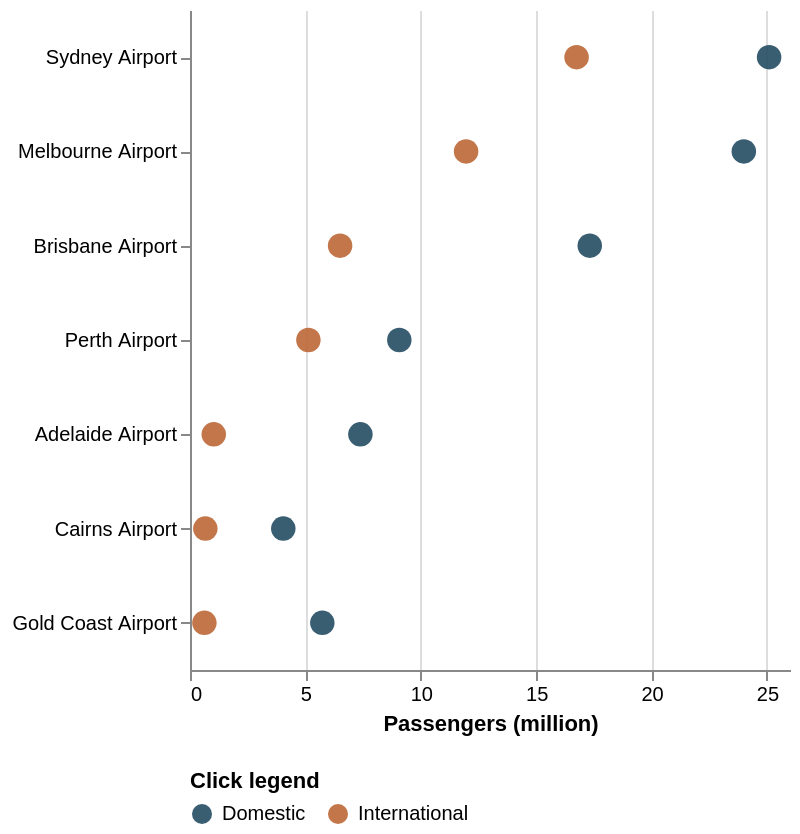

The Vega-Lite source for this figure:
### Vega-Lite specification from a JSON file in a GitHub repository (floating-point values rounded to 4 significant figures)
{"$schema": "https://vega.github.io/schema/vega-lite/v5.json", "description": "Grouped dot chart comparing domestic and international passenger volumes by airport.", "width": "container", "height": 330, "background": "transparent", "data": {"values": [{"airport": "Sydney Airport", "passenger_type": "Domestic", "passengers_million": 25.09}, {"airport": "Sydney Airport", "passenger_type": "International", "passengers_million": 16.75}, {"airport": "Melbourne Airport", "passenger_type": "Domestic", "passengers_million": 24.0}, {"airport": "Melbourne Airport", "passenger_type": "International", "passengers_million": 11.96}, {"airport": "Brisbane Airport", "passenger_type": "Domestic", "passengers_million": 17.32}, {"airport": "Brisbane Airport", "passenger_type": "International", "passengers_million": 6.504}, {"airport": "Perth Airport", "passenger_type": "Domestic", "passengers_million": 9.07}, {"airport": "Perth Airport", "passenger_type": "International", "passengers_million": 5.13}, {"airport": "Adelaide Airport", "passenger_type": "Domestic", "passengers_million": 7.384}, {"airport": "Adelaide Airport", "passenger_type": "International", "passengers_million": 1.03}, {"airport": "Gold Coast Airport", "passenger_type": "Domestic", "passengers_million": 5.734}, {"airport": "Gold Coast Airport", "passenger_type": "International", "passengers_million": 0.6243}, {"airport": "Cairns Airport", "passenger_type": "Domestic", "passengers_million": 4.043}, {"airport": "Cairns Airport", "passenger_type": "International", "passengers_million": 0.665}]}, "params": [{"name": "passengerPick", "select": {"type": "point", "fields": ["passenger_type"]}, "bind": "legend"}], "mark": {"type": "circle", "size": 150, "opacity": 0.9}, "encoding": {"y": {"field": "airport", "type": "nominal", "sort": "-x", "title": null}, "x": {"field": "passengers_million", "type": "quantitative", "title": "Passengers (million)"}, "color": {"field": "passenger_type", "type": "nominal", "title": "Click legend", "scale": {"range": ["#244c63", "#bd6735"]}}, "opacity": {"condition": {"param": "passengerPick", "value": 0.9}, "value": 0.18}, "tooltip": [{"field": "airport"}, {"field": "passenger_type"}, {"field": "passengers_million", "title": "Passengers (m)", "format": ".1f"}]}, "config": {"view": {"stroke": null}, "legend": {"orient": "bottom"}}}
